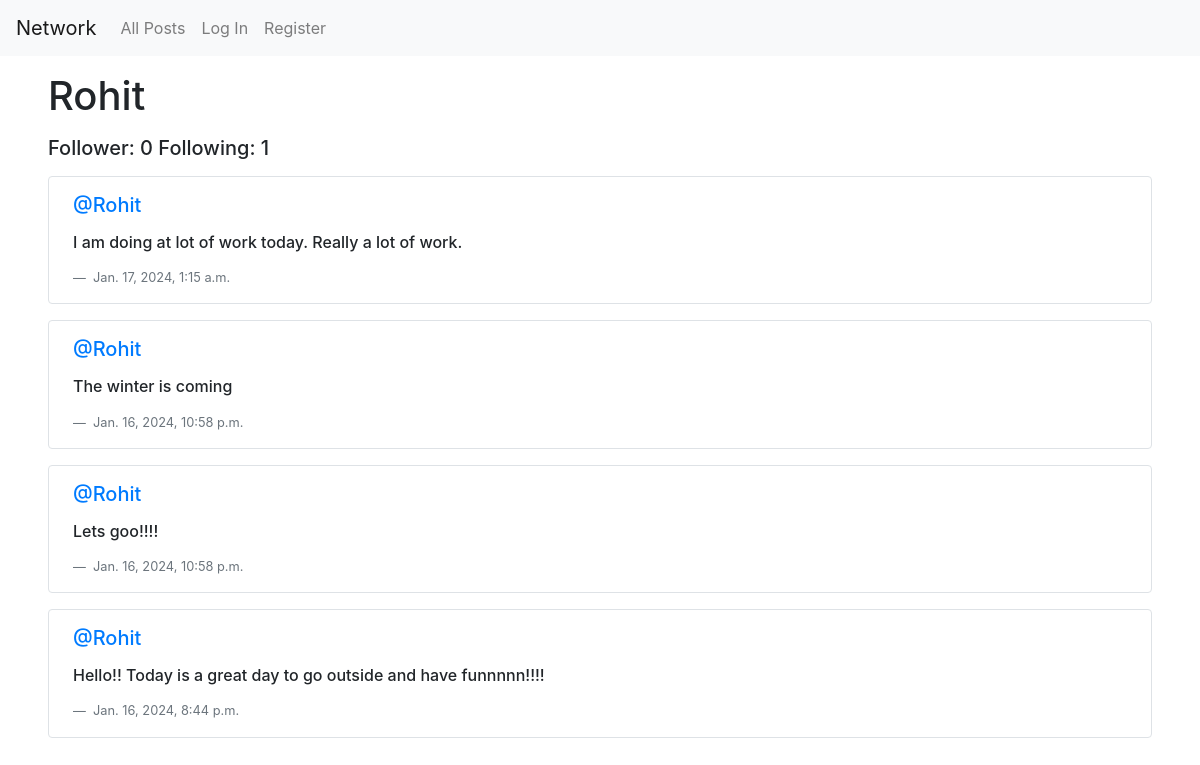
The app's page /profilePage/1 with its own data.
### network/models.py (models this page shows, shortened)
class User(AbstractUser):
    pass

class Post(models.Model):
    postContent = models.CharField(max_length = 140)
    postUser = models.ForeignKey(User, on_delete = models.CASCADE, related_name="author")
    postDate = models.DateTimeField(auto_now_add=True)

### network/views.py (the view)
# urls.py: path("profilePage/<int:user_id>", views.profilePage, name="profilePage"),
def profilePage(request, user_id):
    user = User.objects.get(pk=user_id)
    allPosts = Post.objects.all().order_by("id").filter(postUser=user).reverse()
    following = Follow.objects.filter(following=user)
    follower = Follow.objects.filter(followed=user)
    p = Paginator(allPosts, 10)
    page_number = request.GET.get('page')
    postsPerPage = p.get_page(page_number)
    try:
        checkFollow = follower.filter(following=User.objects.get(pk=request.user.id))
        if len(checkFollow) != 0:
            isFollowing = True
        else:
            isFollowing = False
    except:
        isFollowing = False
    return render(request, "network/profilePage.html", {
        "allPosts": postsPerPage,
        "username": user.username,
        "following": following,
        "follower": follower,
        "isFollowing": isFollowing,
        "user_profile": user
    })

### network/templates/network/profilePage.html (shortened to what this page needs)
{% extends "network/layout.html" %}
{% block body %}
    <div>
        <h1 class="my-3 mx-5">{{ username }}</h1>
        <h5 class="my-3 mx-5">Follower: {{ follower.count }}  Following: {{ following.count }}</h5>
    </div>
        {% for post in allPosts %}
            <div class="border rounded my-3 mx-5">
                <h5 class = "my-3 mx-4"><a href="{% url 'profilePage' user_id=post.postUser.id %}">@{{ post.postUser }}</a></h5>
                <h6 class = "my-3 mx-4"> {{ post.postContent }} </h6>
                <p class = "my-3 mx-4 blockquote-footer"> {{ post.postDate }} </p>
            </div>
        {% endfor %}
{% endblock %}

### records on screen
User: username "Rohit"
Post: postUser "Rohit", postContent "I am doing at lot of work today. Really a lot of work.", postDate "Jan. 17, 2024, 1:15 a.m."
Post: postUser "Rohit", postContent "The winter is coming", postDate "Jan. 16, 2024, 10:58 p.m."
Post: postUser "Rohit", postContent "Lets goo!!!!", postDate "Jan. 16, 2024, 10:58 p.m."
Post: postUser "Rohit", postContent "Hello!! Today is a great day to go outside and have funnnnn!!!!", postDate "Jan. 16, 2024, 8:44 p.m."

### other values on screen
{{ follower.count }} "0"
{{ following.count }} "1"
